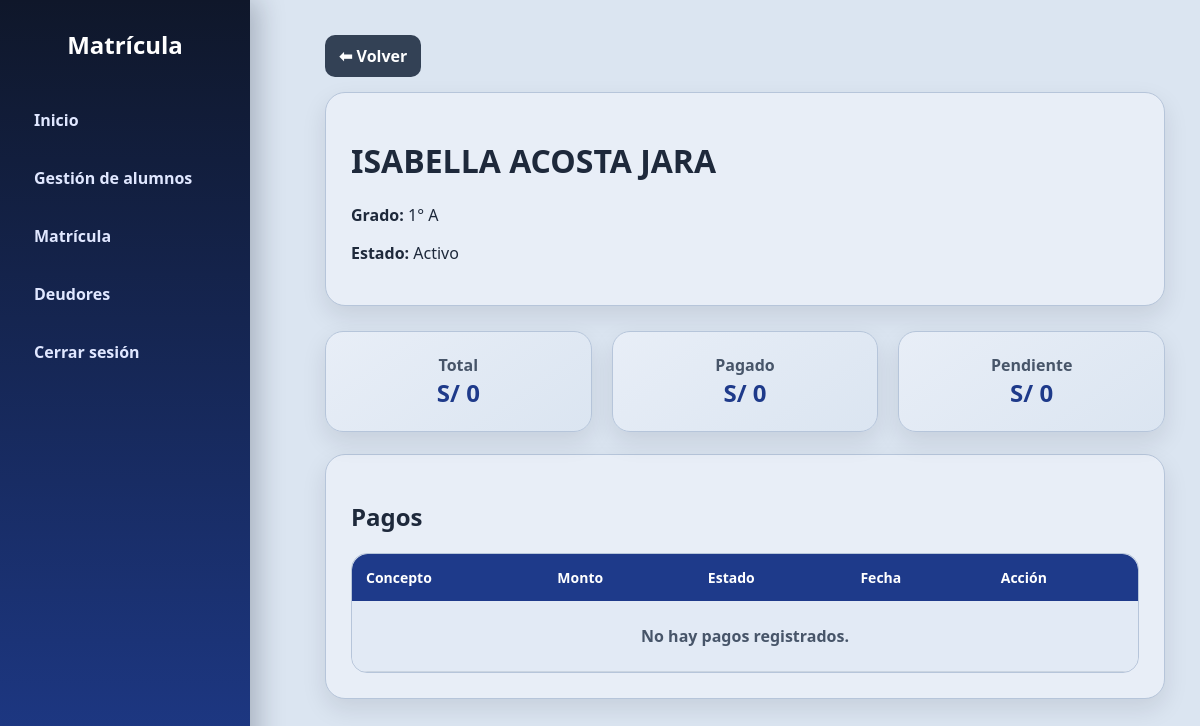
/alumno/1 (signed in), run on an earlier commit of the app's database.
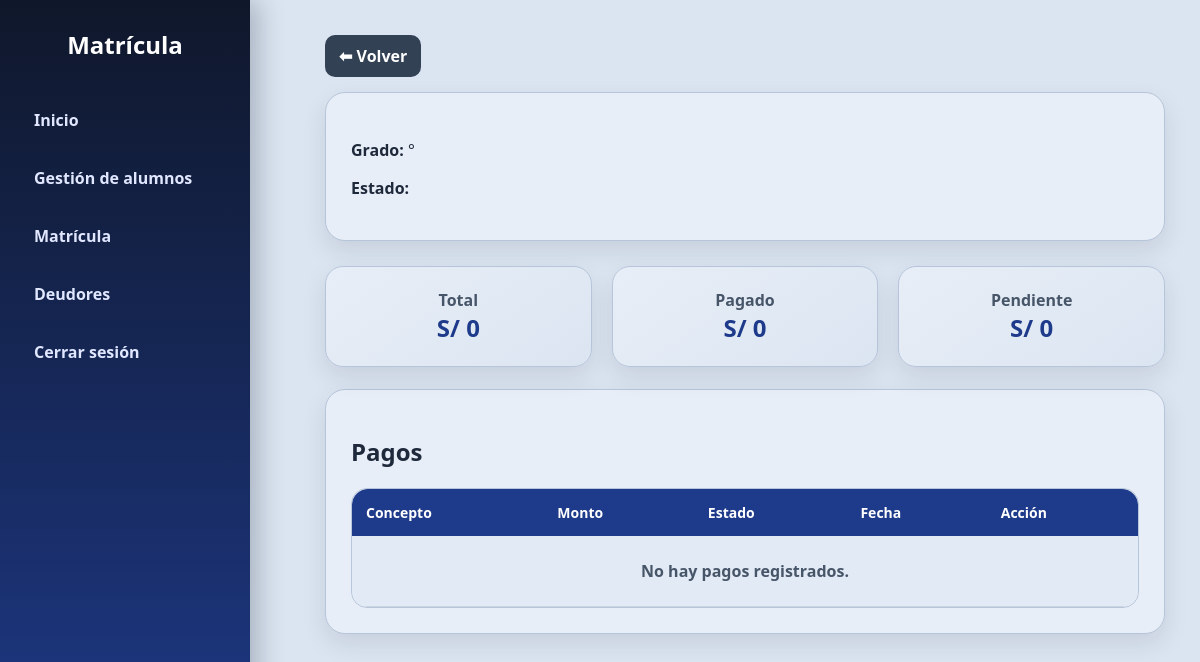
And on a later commit of the database.
### tables this page shows
CREATE TABLE alumnos (
        id INTEGER PRIMARY KEY AUTOINCREMENT,
        nombres TEXT NOT NULL,
        apellidos TEXT NOT NULL,
        dni TEXT,
        grado TEXT NOT NULL,
        seccion TEXT NOT NULL,
        apoderado TEXT,
        telefono TEXT,
        estado TEXT DEFAULT 'Activo'
    );

### app.py (the view)
@app.route("/alumno/<int:alumno_id>")
def detalle_alumno(alumno_id):
    if "user" not in session:
        return redirect("/")
    conn = get_db()
    cur = conn.cursor()
    cur.execute("SELECT * FROM alumnos WHERE id=?", (alumno_id,))
    alumno = cur.fetchone()
    cur.execute("""
        SELECT
            pagos.concepto,
            pagos.monto,
            pagos.estado,
            pagos.fecha_pago,
            (
                SELECT boleta_detalles.boleta_id
                FROM boleta_detalles
                WHERE boleta_detalles.pago_id = pagos.id
                ORDER BY boleta_detalles.id DESC
                LIMIT 1
            ) AS boleta_id
        FROM pagos
        WHERE pagos.alumno_id=?
        ORDER BY pagos.id ASC
    """, (alumno_id,))
    pagos = cur.fetchall()
    cur.execute("SELECT SUM(monto) FROM pagos WHERE alumno_id=?", (alumno_id,))
    pendiente = cur.fetchone()[0] or 0
    try:
        cur.execute("SELECT SUM(monto_recibido) FROM boletas WHERE alumno_id=?", (alumno_id,))
        pagado = cur.fetchone()[0] or 0
    except:
        pagado = 0
    total = pendiente + pagado
    conn.close()
    return render_template(
        "detalle_alumno.html",
        alumno=alumno,
        pagos=pagos,
        total=total,
        pagado=pagado,
        pendiente=pendiente
    )

### app.py (called while the page is built)
def get_db():
    return sqlite3.connect("colegio.db")

@app.context_processor
def injectar_usuario():
    return {
        "usuario_actual": session.get("user"),
        "rol_actual": session.get("rol")
    }

### templates/detalle_alumno.html (shortened to what this page needs)
<!DOCTYPE html>
<html lang="es">
<head>
<link rel="stylesheet" href="/static/style.css">
</head>
<body>
<div class="sidebar">
    <h2>Matrícula</h2>
    <a href="/dashboard">Inicio</a>
    <a href="/alumnos">Gestión de alumnos</a>
    <a href="/matricula">Matrícula</a>
    <a href="/deudores">Deudores</a>
    <a href="/logout">Cerrar sesión</a>
</div>
<div class="content">
<a class="btn-volver" href="/alumnos">⬅ Volver</a>
<div class="card">
    <h1>{{ alumno[1] }} {{ alumno[2] }}</h1>
    <p><b>Grado:</b> {{ alumno[4] }}° {{ alumno[5] }}</p>
    <p><b>Estado:</b> <span class="estado">{{ alumno[8] }}</span></p>
</div>
<div class="resumen">
    <div class="resumen-card total">
        <span>Total</span>
        <strong>S/ {{ total }}</strong>
    </div>
    <div class="resumen-card pagado">
        <span>Pagado</span>
        <strong>S/ {{ pagado }}</strong>
    </div>
    <div class="resumen-card pendiente">
        <span>Pendiente</span>
        <strong>S/ {{ pendiente }}</strong>
    </div>
</div>
<div class="card">
    <h2>Pagos</h2>
    <div class="table-container">
        <table>
            <tr>
                <th>Concepto</th>
                <th>Monto</th>
                <th>Estado</th>
                <th>Fecha</th>
                <th>Acción</th>
            </tr>
            {% for p in pagos %}
            <tr>
                <td>{{ p[0] }}</td>
                <td>S/ {{ p[1] }}</td>
                <td>
                    {% if p[2] == 'Pagado' %}
                        <span class="badge-pagado">Pagado</span>
                    {% else %}
                        <span class="badge-pendiente">Pendiente</span>
                    {% endif %}
                </td>
                <td>{{ p[3] if p[3] else "-" }}</td>
                <td>
    		    {% if p[2] == 'Pagado' %}
                        {% if p[4] %}
            		    <a class="btn btn-primary" href="/boleta/{{ p[4] }}">Ver boleta</a>
        	        {% else %}
                            <span class="btn-disabled">Sin boleta</span>>
        	        {% endif %}
                    {% else %}
                        <span class="badge-pendiente">Pendiente</span>
                    {% endif %}
                </td>
            </tr>
            {% else %}
            <tr>
                <td class="vacio" colspan="5">No hay pagos registrados.</td>
            </tr>
            {% endfor %}
        </table>
    </div>
</div>
</div>
</body>
</html>

What changed in the data, as far as the page shows it:
removed alumnos: nombres "ISABELLA", apellidos "ACOSTA JARA", grado "1", seccion "A", estado "Activo"
